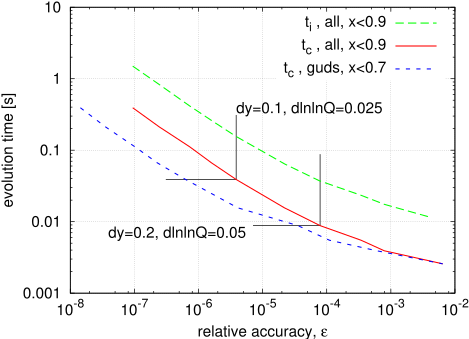

This figure's gnuplot source:

reset
set st dat li

set log

set ylabel 'evolution time [s]' offset 2
set xlabel 'relative accuracy, {/Symbol e}'

set format x "10^{%T}"
set xrange [1e-8:1e-2]
set yrange [1e-3:1e1]

set grid

set key spacing 1.5 width -3

tc=0.0088
acc=7.8736940366E-05
set arrow from acc*0.09,tc to acc,tc nohead
set arrow from acc,tc to acc,tc*10 nohead
set label 1 'dy=0.2, dlnlnQ=0.05' at acc*0.07,tc*0.8 right

tc=0.0389
acc=3.8684380095E-06
set arrow from acc*0.08,tc to acc,tc nohead
set arrow from acc,tc to acc,tc*8 nohead
set label 2 'dy=0.1, dlnlnQ=0.025' at acc,tc*10

plot \
     '<./cycle2.pl res-grid/dyXX-order-6-4grids-nopreev-dlnlnQXX-du0.4-olnlnQ4.res' u 6:9 w l lt 2 lw 3 t 't_i, all, x<0.9',\
     '<./cycle2.pl res-grid/dyXX-order-6-4grids-dlnlnQXX-du0.4-olnlnQ4.res' u 6:9 w l lt 1 lw 3 t 't_c, , all, x<0.9',\
     '' u 3:9 w l lt 3 lw 3 t 't_c, guds, x<0.7'

#     '<./cycle2.pl res-pair/dyXX-order-6-hires15-nopreev-dlnlnQXX-du0.4-olnlnQ4.res' u 6:9 w l lw 3 t 'gudsc, x<0.9 (h15 o:-6:4)'

#,\
#     '<./cycle2.pl res-pair/dyXX-order-6-hires15-dlnlnQXX-du0.4-olnlnQ4.res' u 8:6 w l lw 3 t 'gudsc, x<0.9 (h15 o:-6:4)'

#     '<./cycle2.pl res-pair/dyXX-order-5-hires15-dlnlnQXX-du0.4-olnlnQ3.res' u 9:3 w l lw 3 t 'pre-ev, guds, x<0.7 (h15 o:6:4)',\
#     '' u 9:6 w l lw 3 t 'pre-ev, gudsc, x<0.9 (h15 o:6:4)'
